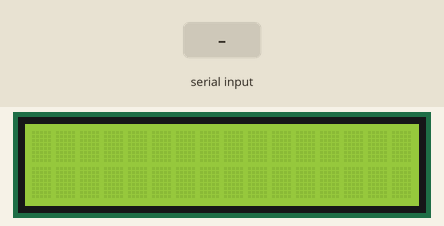
Bench run of a sketch on a simulated ESP32. On the bench: 16×2 character LCD. The test bench sets the inputs (shaded band).

Above: at 1.2 s.
1.3 s: "1" received over Serial
At 1.9 s:
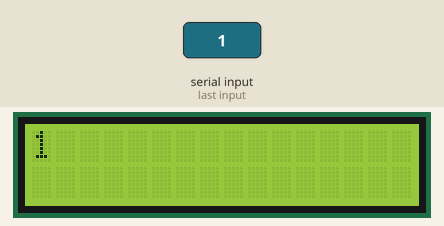
2.9 s: "0" received over Serial
At 4.2 s:
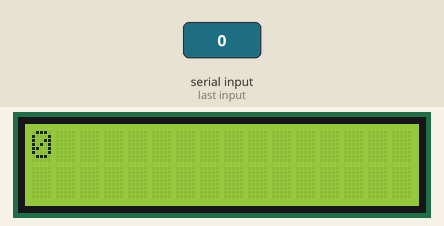
4.5 s: "2" received over Serial
At 5.5 s:
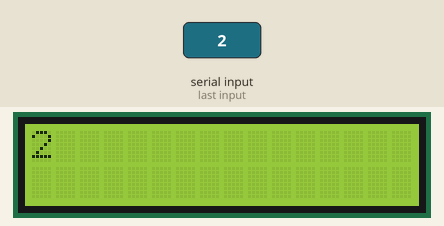
Timing chart, 0 to 7.5 s (numbered marks = the images above; inputs shaded):
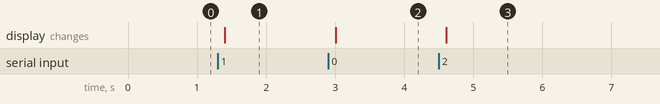

The sketch:

24_LCD_Serial_.ino
```cpp
#include <LiquidCrystal_I2C.h>
#include <Wire.h>

#define SDA 13
#define SCL 14
#define ADDR 0x27 // la otra dirección es 0x27; dirección de memoria LCD

//------------------------------------------------------------------------------
LiquidCrystal_I2C lcd(ADDR,16,2);  // Definimo variable lcd; Manejador o handle


//------------------------------------------------------------------------------
void setup() {
  Serial.begin(115200);
  Wire.begin(SDA, SCL);
  lcd.init();
  lcd.clear();
  lcd.backlight();
}
//------------------------------------------------------------------------------
void loop() {
  if(Serial.available()){
    delay(100);
    lcd.clear();
    while(Serial.available() > 0){
      lcd.write(Serial.read());
    }
  }

}
//------------------------------------------------------------------------------
```

Measured:
- after the input at 1.3 s, the display: changes after 0.10 s (image 1)
- after the input at 2.9 s, the display: changes after 0.10 s (image 2)
- after the input at 4.5 s, the display: changes after 0.11 s (image 3)
